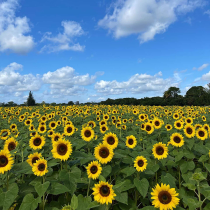
#> input picture images/the_berry_farms_sunflower_field.jpeg, 210 x 210 px, shrunk from 1440 x 1440 before the run, found by its file name
$ python q1_blob_detection.py
#> lines starting #> are read from the running program, lines starting #| are printed output that depends on the picture
"""EN3160 A2 Q1: detect sunflower blobs using scale-normalized LoG extrema.

Usage:
  python src/q1_blob_detection.py
  python src/q1_blob_detection.py --sigma-min 2 --sigma-max 16 --sigma-count 22
"""
from __future__ import annotations

import argparse
import csv
from pathlib import Path

import cv2
import matplotlib.pyplot as plt
import numpy as np
from scipy.ndimage import gaussian_laplace, maximum_filter


def detect_blobs(gray: np.ndarray, sigmas: np.ndarray, threshold: float):
    """Return (x, y, sigma, response) maxima in (scale, y, x) space."""
    image = gray.astype(np.float32) / 255.0
    # Negative LoG gives positive peaks for light spots on dark background.
    responses = np.stack(
        [-(s * s) * gaussian_laplace(image, sigma=float(s)) for s in sigmas]
    )
    peaks = responses == maximum_filter(responses, size=(3, 11, 11))
    peaks &= responses > threshold
    scale_idx, ys, xs = np.nonzero(peaks)
    return np.column_stack([xs, ys, sigmas[scale_idx], responses[scale_idx, ys, xs]])


def suppress_overlaps(blobs: np.ndarray, overlap: float = 0.5) -> np.ndarray:
    """Greedy spatial suppression; keep stronger responses first."""
    if len(blobs) == 0:
        return blobs
    ranked = blobs[np.argsort(-blobs[:, 3])]
    selected = []
    for candidate in ranked:
        x, y, sigma, _ = candidate
        radius = np.sqrt(2.0) * sigma
        if all(
            np.hypot(x - prev[0], y - prev[1]) >= overlap * (radius + np.sqrt(2.0) * prev[2])
            for prev in selected
        ):
            selected.append(candidate)
    return np.asarray(selected)


def main():
    parser = argparse.ArgumentParser()
    parser.add_argument("--image", default="images/the_berry_farms_sunflower_field.jpeg")
    parser.add_argument("--sigma-min", type=float, default=2.0)
    parser.add_argument("--sigma-max", type=float, default=16.0)
    parser.add_argument("--sigma-count", type=int, default=22)
    parser.add_argument("--threshold", type=float, default=0.025)
    parser.add_argument("--largest", type=int, default=10)
    parser.add_argument("--color-filter", action="store_true", help="Filter candidates using nearby yellow pixels")
    parser.add_argument("--yellow-fraction", type=float, default=0.12)
    args = parser.parse_args()
    if args.sigma_min <= 0 or args.sigma_max <= args.sigma_min or args.sigma_count < 3:
        parser.error("Choose 0 < sigma-min < sigma-max and sigma-count >= 3")

    path = Path(args.image)
    image = cv2.imread(str(path), cv2.IMREAD_REDUCED_COLOR_4)
#> image is the input picture: shape (210, 210, 3); mean B, G, R 119.8, 125.3, 100.4
    if image is None:
        raise FileNotFoundError(f"Image not found: {path}. Extract the assignment images first.")
    gray = cv2.cvtColor(image, cv2.COLOR_BGR2GRAY)
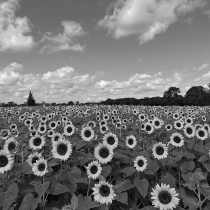
#> gray: shape (210, 210); min 5, max 251, mean 117.2
    sigmas = np.linspace(args.sigma_min, args.sigma_max, args.sigma_count)
    blobs = suppress_overlaps(detect_blobs(gray, sigmas, args.threshold))
#> in detect_blobs, `scale_idx, ys, xs = np.nonzero(peaks)`: scale_idx = 242 values from 0 to 21; ys = 242 values, max 209 at index 153, min 0 at index 188, mean 123.3; xs = 242 values, max 209 at index 4, min 0 at index 61, mean 104.6
#> in suppress_overlaps, `ranked = blobs[np.argsort(-blobs[:, 3])]`: ranked = 242 rows, first 6: [65, 157, 2.67, 0.281], [109, 158, 2, 0.28], [182, 93, 2.67, 0.274], [181, 143, 2, 0.271], [7, 167, 2.67, 0.267], [94, 176, 2, 0.266]
#> the loop in suppress_overlaps, `for candidate in ranked:` made 242 passes
#> (candidate, x, y, sigma, radius) on passes 1 to 3: ([65, 157, 2.67, 0.281], 65, 157, 2.67, 3.77), ([109, 158, 2, 0.28], 109, 158, 2, 2.83), ([182, 93, 2.67, 0.274], 182, 93, 2.67, 3.77)
#> after the loop in suppress_overlaps, `for candidate in ranked:`: selected = 220 items, first 6: [65, 157, 2.67, 0.281], [109, 158, 2, 0.28], [182, 93, 2.67, 0.274], [181, 143, 2, 0.271], [7, 167, 2.67, 0.267], [94, 176, 2, 0.266]
#> blobs = 220 rows, first 6: [65, 157, 2.67, 0.281], [109, 158, 2, 0.28], [182, 93, 2.67, 0.274], [181, 143, 2, 0.271], [7, 167, 2.67, 0.267], [94, 176, 2, 0.266]
    if args.color_filter and len(blobs):
        hsv = cv2.cvtColor(image, cv2.COLOR_BGR2HSV)
        yellow = cv2.inRange(hsv, (15, 70, 55), (40, 255, 255)) > 0
        integral = cv2.integral(yellow.astype(np.uint8))
        height, width = yellow.shape
        filtered = []
        for candidate in blobs:
            x, y, sigma, _ = candidate
            radius = max(4, int(round(np.sqrt(2) * sigma * 1.5)))
            x0, x1 = max(0, int(x) - radius), min(width, int(x) + radius + 1)
            y0, y1 = max(0, int(y) - radius), min(height, int(y) + radius + 1)
            count = integral[y1, x1] - integral[y0, x1] - integral[y1, x0] + integral[y0, x0]
            fraction = count / ((x1 - x0) * (y1 - y0))
            if fraction >= args.yellow_fraction:
                filtered.append(candidate)
        blobs = np.asarray(filtered).reshape(-1, 4)
    blobs = blobs[np.argsort(-blobs[:, 2])] if len(blobs) else blobs
#> blobs = 220 rows, first 6: [57, 83, 15.33, 0.128], [0, 83, 14.67, 0.13], [172, 0, 12, 0.0696], [16, 37, 9.33, 0.146], [184, 117, 8.67, 0.109], [209, 79, 8, 0.179]

    out = Path("results/q1_filtered" if args.color_filter else "results/q1")
    out.mkdir(parents=True, exist_ok=True)
    with (out / "circles.csv").open("w", newline="") as file:
        writer = csv.writer(file)
        writer.writerow(["center_x", "center_y", "sigma", "radius_px", "log_response"])
        for x, y, sigma, strength in blobs:
            writer.writerow([round(x, 2), round(y, 2), round(sigma, 3),
                             round(np.sqrt(2) * sigma, 3), round(strength, 6)])
#> this loop made 220 passes

    fig, ax = plt.subplots(figsize=(12, 8))
    ax.imshow(cv2.cvtColor(image, cv2.COLOR_BGR2RGB))
    for x, y, sigma, strength in blobs:
        ax.add_patch(plt.Circle((x, y), np.sqrt(2) * sigma,
                                fill=False, edgecolor="lime", linewidth=1))
    ax.set_title(f"Scale-normalized LoG: {len(blobs)} blobs, sigma {sigmas[0]:g}–{sigmas[-1]:g}")
    ax.axis("off")
    fig.tight_layout()
    fig.savefig(out / "detected_circles.png", dpi=200)
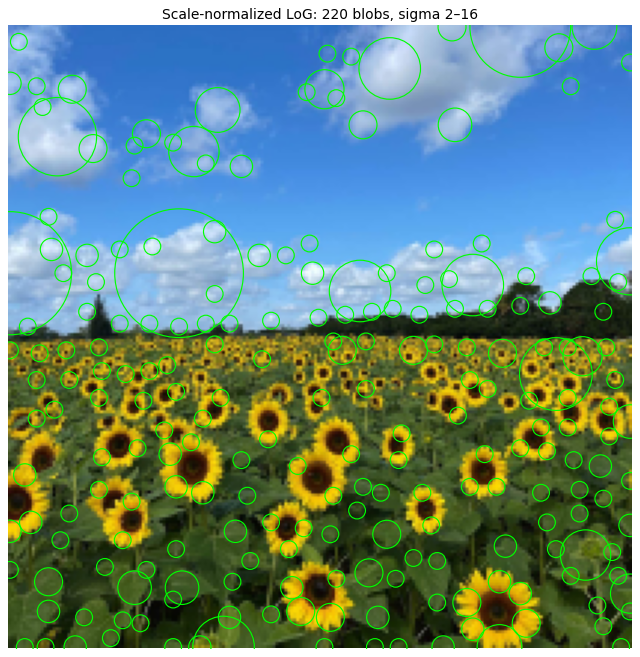
#> figure drawn by matplotlib, 1 panel
    plt.close(fig)
    print(f"Detected {len(blobs)} blobs. Largest {args.largest} by radius:")
#| Detected 220 blobs. Largest 10 by radius:
    for x, y, sigma, strength in blobs[:args.largest]:
        print(f"center=({x:.0f}, {y:.0f}), sigma={sigma:.2f}, "
              f"radius={np.sqrt(2)*sigma:.2f}px, response={strength:.4f}")
#> this loop made 10 passes
#> (x, y, sigma, strength) on passes 1 to 10: (57, 83, 15.33, 0.128), (0, 83, 14.67, 0.13), (172, 0, 12, 0.0696), (16, 37, 9.33, 0.146), (184, 117, 8.67, 0.109), (209, 79, 8, 0.179), (156, 87, 7.33, 0.182), (72, 209, 7.33, 0.121), (128, 14, 7.33, 0.131), (118, 89, 7.33, 0.135)
#| center=(57, 83), sigma=15.33, radius=21.68px, response=0.1279
#| center=(0, 83), sigma=14.67, radius=20.74px, response=0.1304
#| center=(172, 0), sigma=12.00, radius=16.97px, response=0.0696
#| center=(16, 37), sigma=9.33, radius=13.20px, response=0.1461
#| center=(184, 117), sigma=8.67, radius=12.26px, response=0.1090
#| center=(209, 79), sigma=8.00, radius=11.31px, response=0.1792
#| center=(156, 87), sigma=7.33, radius=10.37px, response=0.1815
#| center=(72, 209), sigma=7.33, radius=10.37px, response=0.1211
#> (further printed lines are left out)
    print(f"Saved {out / 'detected_circles.png'} and {out / 'circles.csv'}")


if __name__ == "__main__":
    main()
